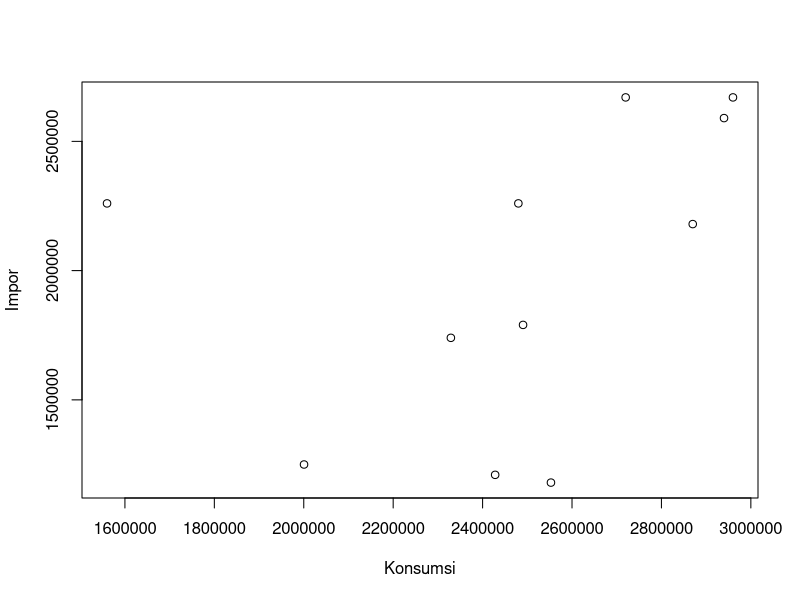
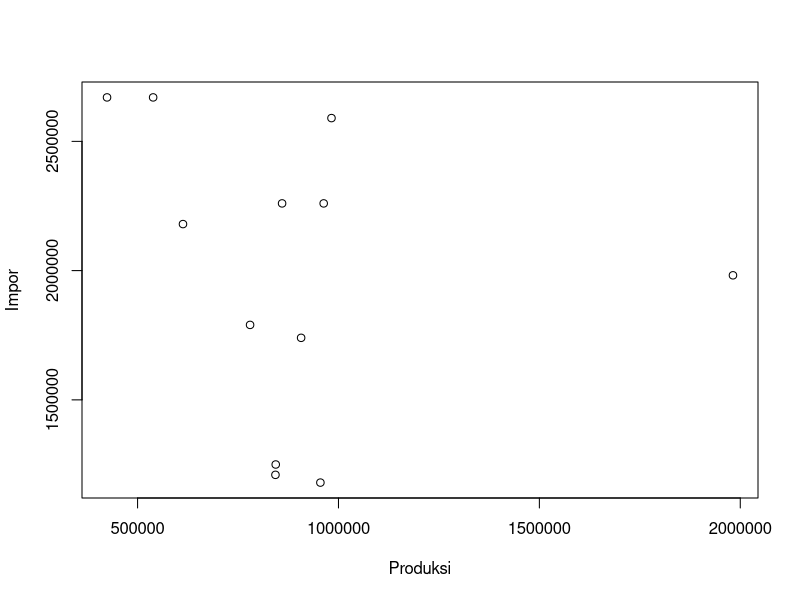

Reproduce these figures in R, in order.
## ---- chunk 1
library('readxl')
library('tidyverse')
## ---- chunk 2

dat<-read_excel('DATA.xlsx')

## ---- chunk 3
dat$Konsumsi_dan_Impor <- plot(dat$Konsumsi,dat$Impor,xlab = 'Konsumsi',ylab = 'Impor')
## ---- chunk 4
dat$Produksi_dan_Impor <- plot(dat$Produksi,dat$Impor,xlab = 'Produksi',ylab = 'Impor')
## ---- chunk 5
reg1<-lm(Impor~ Produksi+Konsumsi,data=dat)
summary(reg1)
